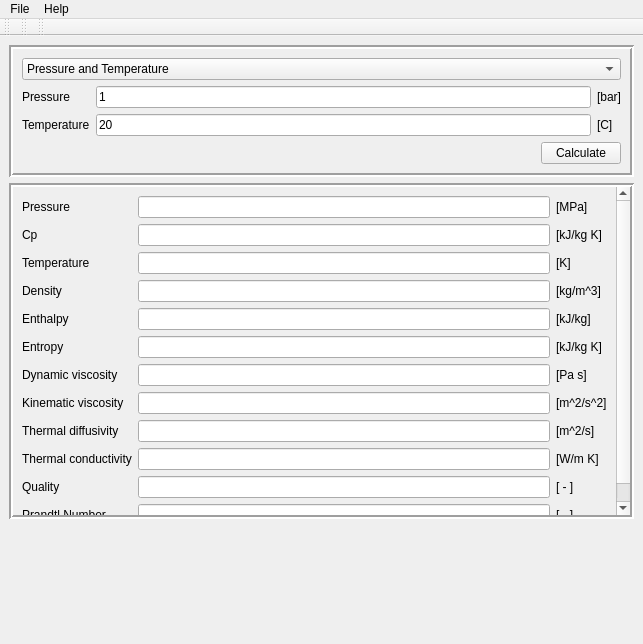
<?xml version="1.0" encoding="UTF-8"?>
<ui version="4.0">
 <class>MainWindow</class>
 <widget class="QMainWindow" name="MainWindow">
  <property name="geometry">
   <rect>
    <x>0</x>
    <y>0</y>
    <width>643</width>
    <height>644</height>
   </rect>
  </property>
  <property name="windowTitle">
   <string>H20props</string>
  </property>
  <widget class="QWidget" name="centralwidget">
   <layout class="QVBoxLayout" name="verticalLayout_2">
    <item>
     <widget class="QFrame" name="frame">
      <property name="sizePolicy">
       <sizepolicy hsizetype="Preferred" vsizetype="Maximum">
        <horstretch>0</horstretch>
        <verstretch>0</verstretch>
       </sizepolicy>
      </property>
      <property name="frameShape">
       <enum>QFrame::Box</enum>
      </property>
      <property name="frameShadow">
       <enum>QFrame::Sunken</enum>
      </property>
      <property name="lineWidth">
       <number>2</number>
      </property>
      <property name="midLineWidth">
       <number>0</number>
      </property>
      <layout class="QVBoxLayout" name="verticalLayout">
       <item>
        <widget class="QComboBox" name="input_selector">
         <item>
          <property name="text">
           <string>Pressure and Temperature</string>
          </property>
         </item>
         <item>
          <property name="text">
           <string>Pressure and Enthalpy</string>
          </property>
         </item>
         <item>
          <property name="text">
           <string>Pressure and Entropy</string>
          </property>
         </item>
         <item>
          <property name="text">
           <string>Pressure and Quality</string>
          </property>
         </item>
         <item>
          <property name="text">
           <string>Temperature and Quality</string>
          </property>
         </item>
         <item>
          <property name="text">
           <string>Enthalpy and Entropy</string>
          </property>
         </item>
        </widget>
       </item>
       <item>
        <layout class="QGridLayout" name="gridLayout">
         <item row="1" column="0">
          <widget class="QLabel" name="label_input2">
           <property name="text">
            <string>Temperature</string>
           </property>
          </widget>
         </item>
         <item row="1" column="1">
          <widget class="QLineEdit" name="input2">
           <property name="text">
            <string>20</string>
           </property>
          </widget>
         </item>
         <item row="1" column="2">
          <widget class="QLabel" name="label_input2_unit">
           <property name="text">
            <string>[C]</string>
           </property>
          </widget>
         </item>
         <item row="0" column="1">
          <widget class="QLineEdit" name="input1">
           <property name="text">
            <string>1</string>
           </property>
          </widget>
         </item>
         <item row="0" column="2">
          <widget class="QLabel" name="label_input1_unit">
           <property name="text">
            <string>[bar]</string>
           </property>
          </widget>
         </item>
         <item row="0" column="0">
          <widget class="QLabel" name="label_input1">
           <property name="text">
            <string>Pressure </string>
           </property>
          </widget>
         </item>
        </layout>
       </item>
       <item>
        <layout class="QHBoxLayout" name="horizontalLayout">
         <item>
          <spacer name="horizontalSpacer">
           <property name="orientation">
            <enum>Qt::Horizontal</enum>
           </property>
           <property name="sizeHint" stdset="0">
            <size>
             <width>40</width>
             <height>20</height>
            </size>
           </property>
          </spacer>
         </item>
         <item>
          <widget class="QPushButton" name="pushButton_calculate">
           <property name="text">
            <string>Calculate</string>
           </property>
          </widget>
         </item>
        </layout>
       </item>
      </layout>
     </widget>
    </item>
    <item>
     <widget class="QScrollArea" name="scrollArea">
      <property name="sizePolicy">
       <sizepolicy hsizetype="MinimumExpanding" vsizetype="Preferred">
        <horstretch>0</horstretch>
        <verstretch>0</verstretch>
       </sizepolicy>
      </property>
      <property name="minimumSize">
       <size>
        <width>0</width>
        <height>0</height>
       </size>
      </property>
      <property name="frameShape">
       <enum>QFrame::Box</enum>
      </property>
      <property name="lineWidth">
       <number>2</number>
      </property>
      <property name="widgetResizable">
       <bool>true</bool>
      </property>
      <widget class="QWidget" name="scrollAreaWidgetContents">
       <property name="geometry">
        <rect>
         <x>0</x>
         <y>0</y>
         <width>605</width>
         <height>408</height>
        </rect>
       </property>
       <layout class="QGridLayout" name="gridLayout_2">
        <item row="0" column="0">
         <widget class="QLabel" name="label_pressure">
          <property name="text">
           <string>Pressure</string>
          </property>
         </widget>
        </item>
        <item row="0" column="1">
         <widget class="QLineEdit" name="pressure">
          <property name="text">
           <string/>
          </property>
          <property name="readOnly">
           <bool>true</bool>
          </property>
         </widget>
        </item>
        <item row="0" column="2">
         <widget class="QLabel" name="label_pressure_unit">
          <property name="text">
           <string>[MPa]</string>
          </property>
         </widget>
        </item>
        <item row="1" column="0">
         <widget class="QLabel" name="label_cp">
          <property name="text">
           <string>Cp</string>
          </property>
         </widget>
        </item>
        <item row="1" column="1">
         <widget class="QLineEdit" name="cp">
          <property name="text">
           <string/>
          </property>
          <property name="readOnly">
           <bool>true</bool>
          </property>
         </widget>
        </item>
        <item row="1" column="2">
         <widget class="QLabel" name="label_cp_unit">
          <property name="text">
           <string>[kJ/kg K]</string>
          </property>
         </widget>
        </item>
        <item row="2" column="0">
         <widget class="QLabel" name="label_temperature">
          <property name="text">
           <string>Temperature</string>
          </property>
         </widget>
        </item>
        <item row="2" column="1">
         <widget class="QLineEdit" name="temperature">
          <property name="text">
           <string/>
          </property>
          <property name="readOnly">
           <bool>true</bool>
          </property>
         </widget>
        </item>
        <item row="2" column="2">
         <widget class="QLabel" name="label_temperature_unit">
          <property name="text">
           <string>[K]</string>
          </property>
         </widget>
        </item>
        <item row="3" column="0">
         <widget class="QLabel" name="label_density">
          <property name="text">
           <string>Density</string>
          </property>
         </widget>
        </item>
        <item row="3" column="1">
         <widget class="QLineEdit" name="density">
          <property name="text">
           <string/>
          </property>
          <property name="readOnly">
           <bool>true</bool>
          </property>
         </widget>
        </item>
        <item row="3" column="2">
         <widget class="QLabel" name="label_density_unit">
          <property name="text">
           <string>[kg/m^3]</string>
          </property>
         </widget>
        </item>
        <item row="4" column="0">
         <widget class="QLabel" name="label_enthalpy">
          <property name="text">
           <string>Enthalpy</string>
          </property>
         </widget>
        </item>
        <item row="4" column="1">
         <widget class="QLineEdit" name="enthalpy">
          <property name="text">
           <string/>
          </property>
          <property name="readOnly">
           <bool>true</bool>
          </property>
         </widget>
        </item>
        <item row="4" column="2">
         <widget class="QLabel" name="label_enthalpy_unit">
          <property name="text">
           <string>[kJ/kg]</string>
          </property>
         </widget>
        </item>
        <item row="5" column="0">
         <widget class="QLabel" name="label_entropy">
          <property name="text">
           <string>Entropy</string>
          </property>
         </widget>
        </item>
        <item row="5" column="1">
         <widget class="QLineEdit" name="entropy">
          <property name="text">
           <string/>
          </property>
          <property name="readOnly">
           <bool>true</bool>
          </property>
         </widget>
        </item>
        <item row="5" column="2">
         <widget class="QLabel" name="label_entropy_unit">
          <property name="text">
           <string>[kJ/kg K]</string>
          </property>
         </widget>
        </item>
        <item row="6" column="0">
         <widget class="QLabel" name="label_dynamic_viscosity">
          <property name="text">
           <string>Dynamic viscosity</string>
          </property>
         </widget>
        </item>
        <item row="6" column="1">
         <widget class="QLineEdit" name="dynamic_viscosity">
          <property name="text">
           <string/>
          </property>
          <property name="readOnly">
           <bool>true</bool>
          </property>
         </widget>
        </item>
        <item row="6" column="2">
         <widget class="QLabel" name="label_dynamic_viscosity_unit">
          <property name="text">
           <string>[Pa s]</string>
          </property>
         </widget>
        </item>
        <item row="7" column="0">
         <widget class="QLabel" name="label_kinematic_viscosity">
          <property name="text">
           <string>Kinematic viscosity</string>
          </property>
         </widget>
        </item>
        <item row="7" column="1">
         <widget class="QLineEdit" name="kinematic_viscosity">
          <property name="text">
           <string/>
          </property>
          <property name="readOnly">
           <bool>true</bool>
          </property>
         </widget>
        </item>
        <item row="7" column="2">
         <widget class="QLabel" name="label_kinematic_viscosity_unit">
          <property name="text">
           <string>[m^2/s^2]</string>
          </property>
         </widget>
        </item>
        <item row="8" column="0">
         <widget class="QLabel" name="label_thermal_diffusivity">
          <property name="text">
           <string>Thermal diffusivity</string>
          </property>
         </widget>
        </item>
        <item row="8" column="1">
         <widget class="QLineEdit" name="thermal_diffusivity">
          <property name="text">
           <string/>
          </property>
          <property name="readOnly">
           <bool>true</bool>
          </property>
         </widget>
        </item>
        <item row="8" column="2">
         <widget class="QLabel" name="label_thermal_diffusivity_unit">
          <property name="text">
           <string>[m^2/s]</string>
          </property>
         </widget>
        </item>
        <item row="9" column="0">
         <widget class="QLabel" name="label_thermal_conductivity">
          <property name="text">
           <string>Thermal conductivity</string>
          </property>
         </widget>
        </item>
        <item row="9" column="1">
         <widget class="QLineEdit" name="thermal_conductivity">
          <property name="text">
           <string/>
          </property>
          <property name="readOnly">
           <bool>true</bool>
          </property>
         </widget>
        </item>
        <item row="9" column="2">
         <widget class="QLabel" name="label_thermal_conductivity_unit">
          <property name="text">
           <string>[W/m K]</string>
          </property>
         </widget>
        </item>
        <item row="10" column="1">
         <widget class="QLineEdit" name="quality">
          <property name="text">
           <string/>
          </property>
          <property name="readOnly">
           <bool>true</bool>
          </property>
         </widget>
        </item>
        <item row="10" column="2">
         <widget class="QLabel" name="label_quality_unit">
          <property name="text">
           <string>[ - ]</string>
          </property>
         </widget>
        </item>
        <item row="11" column="0">
         <widget class="QLabel" name="label_prandtl">
          <property name="text">
           <string>Prandtl Number</string>
          </property>
         </widget>
        </item>
        <item row="11" column="1">
         <widget class="QLineEdit" name="prandtl">
          <property name="text">
           <string/>
          </property>
          <property name="readOnly">
           <bool>true</bool>
          </property>
         </widget>
        </item>
        <item row="11" column="2">
         <widget class="QLabel" name="label_prandtl_unit">
          <property name="text">
           <string>[ - ]</string>
          </property>
         </widget>
        </item>
        <item row="10" column="0">
         <widget class="QLabel" name="label_quality">
          <property name="text">
           <string>Quality</string>
          </property>
         </widget>
        </item>
       </layout>
       <zorder>cp</zorder>
       <zorder>label_density_unit</zorder>
       <zorder>label_density</zorder>
       <zorder>density</zorder>
       <zorder>label_cp</zorder>
       <zorder>label_cp_unit</zorder>
       <zorder>label_enthalpy_unit</zorder>
       <zorder>label_enthalpy</zorder>
       <zorder>enthalpy</zorder>
       <zorder>label_entropy_unit</zorder>
       <zorder>label_entropy</zorder>
       <zorder>entropy</zorder>
       <zorder>label_thermal_diffusivity_unit</zorder>
       <zorder>label_thermal_diffusivity</zorder>
       <zorder>thermal_diffusivity</zorder>
       <zorder>label_prandtl_unit</zorder>
       <zorder>label_prandtl</zorder>
       <zorder>prandtl</zorder>
       <zorder>label_thermal_conductivity_unit</zorder>
       <zorder>label_thermal_conductivity</zorder>
       <zorder>thermal_conductivity</zorder>
       <zorder>label_quality_unit</zorder>
       <zorder>label_quality</zorder>
       <zorder>quality</zorder>
       <zorder>label_dynamic_viscosity</zorder>
       <zorder>dynamic_viscosity</zorder>
       <zorder>label_dynamic_viscosity_unit</zorder>
       <zorder>label_kinematic_viscosity</zorder>
       <zorder>kinematic_viscosity</zorder>
       <zorder>label_kinematic_viscosity_unit</zorder>
       <zorder>label_pressure</zorder>
       <zorder>pressure</zorder>
       <zorder>label_pressure_unit</zorder>
       <zorder>label_temperature</zorder>
       <zorder>temperature</zorder>
       <zorder>label_temperature_unit</zorder>
      </widget>
     </widget>
    </item>
    <item>
     <spacer name="verticalSpacer">
      <property name="orientation">
       <enum>Qt::Vertical</enum>
      </property>
      <property name="sizeType">
       <enum>QSizePolicy::Expanding</enum>
      </property>
      <property name="sizeHint" stdset="0">
       <size>
        <width>618</width>
        <height>1</height>
       </size>
      </property>
     </spacer>
    </item>
   </layout>
  </widget>
  <widget class="QMenuBar" name="menubar">
   <property name="geometry">
    <rect>
     <x>0</x>
     <y>0</y>
     <width>643</width>
     <height>25</height>
    </rect>
   </property>
   <widget class="QMenu" name="menuFile">
    <property name="title">
     <string>File</string>
    </property>
    <addaction name="actionExit"/>
   </widget>
   <widget class="QMenu" name="menuHelp">
    <property name="acceptDrops">
     <bool>true</bool>
    </property>
    <property name="layoutDirection">
     <enum>Qt::LeftToRight</enum>
    </property>
    <property name="tearOffEnabled">
     <bool>false</bool>
    </property>
    <property name="title">
     <string>Help</string>
    </property>
    <addaction name="actionAbout"/>
    <addaction name="actionAbout_Qt"/>
   </widget>
   <addaction name="menuFile"/>
   <addaction name="menuHelp"/>
  </widget>
  <widget class="QToolBar" name="toolBar">
   <property name="windowTitle">
    <string>toolBar</string>
   </property>
   <attribute name="toolBarArea">
    <enum>TopToolBarArea</enum>
   </attribute>
   <attribute name="toolBarBreak">
    <bool>false</bool>
   </attribute>
  </widget>
  <widget class="QToolBar" name="toolBar_2">
   <property name="windowTitle">
    <string>toolBar_2</string>
   </property>
   <attribute name="toolBarArea">
    <enum>TopToolBarArea</enum>
   </attribute>
   <attribute name="toolBarBreak">
    <bool>false</bool>
   </attribute>
  </widget>
  <widget class="QToolBar" name="toolBar_3">
   <property name="windowTitle">
    <string>toolBar_3</string>
   </property>
   <attribute name="toolBarArea">
    <enum>TopToolBarArea</enum>
   </attribute>
   <attribute name="toolBarBreak">
    <bool>false</bool>
   </attribute>
  </widget>
  <action name="actionExit">
   <property name="text">
    <string>Exit</string>
   </property>
   <property name="shortcut">
    <string>Ctrl+Q</string>
   </property>
  </action>
  <action name="actionAbout">
   <property name="text">
    <string>About</string>
   </property>
   <property name="shortcut">
    <string>Ctrl+H</string>
   </property>
  </action>
  <action name="actionAbout_Qt">
   <property name="text">
    <string>About Qt</string>
   </property>
  </action>
 </widget>
 <tabstops>
  <tabstop>input_selector</tabstop>
  <tabstop>input1</tabstop>
  <tabstop>input2</tabstop>
  <tabstop>pushButton_calculate</tabstop>
  <tabstop>pressure</tabstop>
  <tabstop>cp</tabstop>
  <tabstop>temperature</tabstop>
  <tabstop>density</tabstop>
  <tabstop>enthalpy</tabstop>
  <tabstop>entropy</tabstop>
  <tabstop>dynamic_viscosity</tabstop>
  <tabstop>kinematic_viscosity</tabstop>
  <tabstop>thermal_diffusivity</tabstop>
  <tabstop>thermal_conductivity</tabstop>
  <tabstop>quality</tabstop>
  <tabstop>prandtl</tabstop>
 </tabstops>
 <resources/>
 <connections/>
</ui>
